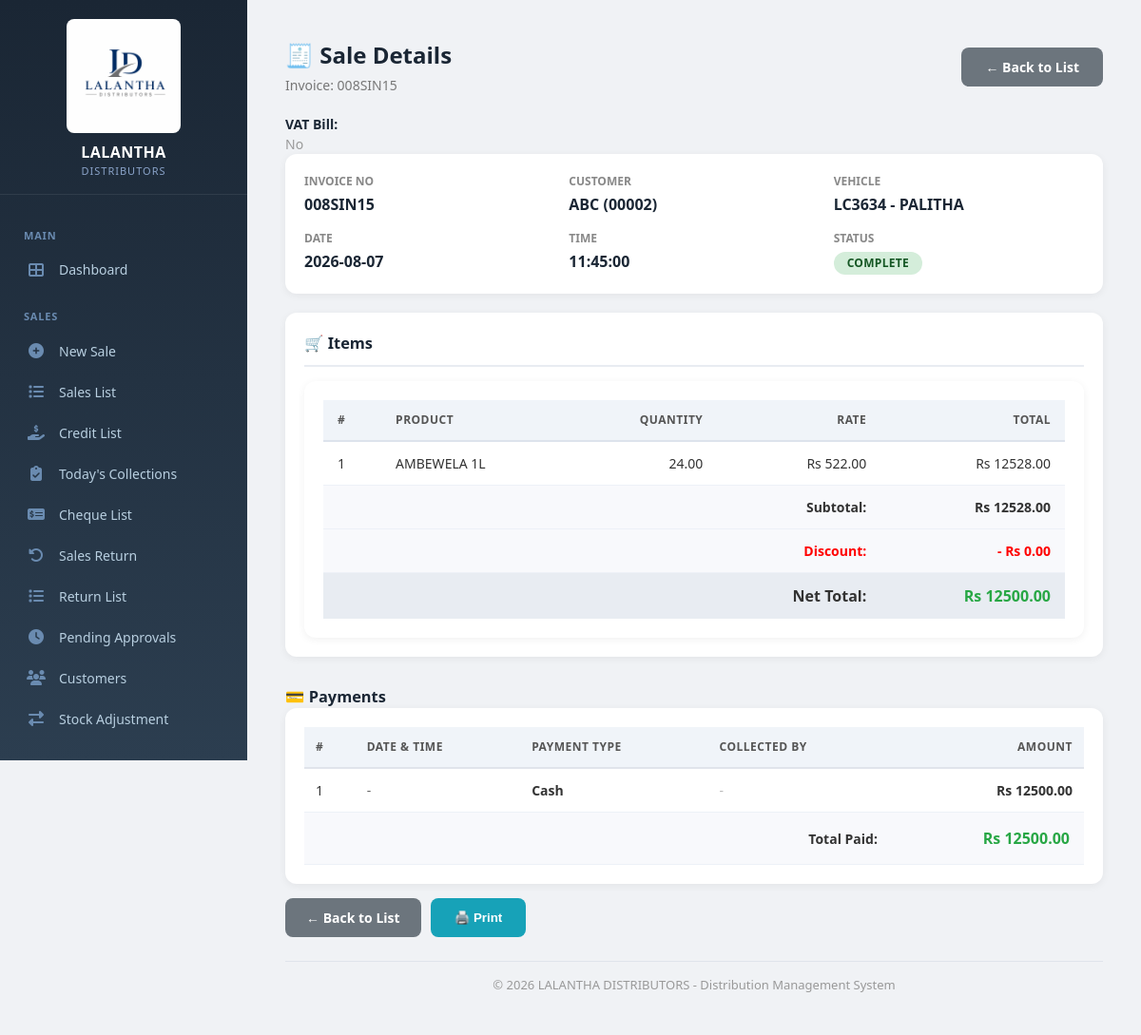
Page /sales-detail/33/ (signed in) on the committed database.
### core/models.py (models this page shows, shortened)
class SalesBill(models.Model):
    STATUS_CHOICES = [
        ('DRAFT', 'Draft'),
        ('PENDING', 'Pending'),      # ✅ ADD THIS
        ('COMPLETED', 'Completed'),
        ('CANCELLED', 'Cancelled'),
    ]
    status = models.CharField(max_length=20, choices=STATUS_CHOICES, default='DRAFT')
    """Header of the sales bill"""
    vehicle = models.ForeignKey(Vehicle, on_delete=models.CASCADE, related_name='bills')
    date = models.DateField(default=date.today)  # ✅ No max/min restrictions
    shop_name = models.CharField(max_length=255)
    shop_code = models.CharField(max_length=50, blank=True, null=True)
    invoice_no = models.CharField(max_length=100, unique=True)
    subtotal = models.DecimalField(max_digits=12, decimal_places=2, default=0)
    discount_total = models.DecimalField(max_digits=12, decimal_places=2, default=0)
    net_total = models.DecimalField(max_digits=12, decimal_places=2, default=0)
    created_at = models.DateTimeField(auto_now_add=True)
    is_vat_bill = models.BooleanField(default=False, help_text="Mark if this is a VAT bill")
    rep = models.ForeignKey('Employee', on_delete=models.SET_NULL, null=True, blank=True, related_name='sales_bills')
    status = models.CharField(max_length=20, choices=[
        ('DRAFT', 'Draft'),
        ('PENDING', 'Pending'),
        ('COMPLETED', 'Completed'),
        ('CANCELLED', 'Cancelled'),
    ], default='DRAFT')
    completed_at = models.DateTimeField(null=True, blank=True)
    completed_by = models.ForeignKey(User, on_delete=models.SET_NULL, null=True, blank=True, related_name='completed_bills')
    RETURN_TYPES = [
        ('NONE', 'No Return'),
        ('GOOD', 'Good Return'),
        ('BAD', 'Bad Return'),
    ]
    is_return = models.BooleanField(default=False)
    return_type = models.CharField(max_length=10, choices=RETURN_TYPES, default='NONE')
    return_reason = models.CharField(max_length=50, blank=True, null=True)
    session = models.ForeignKey(
        'DailySession',
        on_delete=models.SET_NULL,
        null=True,
        blank=True,
        related_name='sales_bills'
    )
    foc_value = models.DecimalField(max_digits=12, decimal_places=2, default=0)  # Track FOC value
    bill_discount_type = models.CharField(max_length=20, choices=[
        ('PERCENTAGE', 'Percentage'),
        ('FIXED', 'Fixed Amount'),
    ], null=True, blank=True)
    bill_discount_value = models.DecimalField(max_digits=10, decimal_places=2, default=0)
    bill_discount_amount = models.DecimalField(max_digits=12, decimal_places=2, default=0)  # Calculated

class Vehicle(models.Model):
    VEHICLE_TYPES = [
        ('Lorry', 'Lorry'),
        ('Van', 'Van'),
        ('Truck', 'Truck'),
        ('Pickup', 'Pickup'),
        ('Tractor', 'Tractor'),
        ('Other', 'Other'),
    ]
    FUEL_TYPES = [
        ('Petrol', 'Petrol'),
        ('Diesel', 'Diesel'),
        ('Electric', 'Electric'),
        ('Hybrid', 'Hybrid'),
    ]
    STATUS_CHOICES = [
        ('ACTIVE', 'Active'),
        ('INACTIVE', 'Inactive'),
        ('MAINTENANCE', 'Under Maintenance'),
    ]
    vehicle_number = models.CharField(max_length=50, unique=True, help_text="e.g., LC-3634")
    vehicle_type = models.CharField(max_length=20, choices=VEHICLE_TYPES, default='Lorry')
    driver_name = models.CharField(max_length=100, help_text="Current driver name")
    is_active = models.BooleanField(default=True)
    status = models.CharField(max_length=20, choices=STATUS_CHOICES, default='ACTIVE')
    registration_number = models.CharField(max_length=50, blank=True, null=True)
    registration_expiry = models.DateField(null=True, blank=True)
    insurance_expiry = models.DateField(null=True, blank=True)
    last_service_date = models.DateField(null=True, blank=True)
    mileage = models.DecimalField(max_digits=12, decimal_places=2, null=True, blank=True, help_text="Current odometer reading")
    fuel_type = models.CharField(max_length=20, choices=FUEL_TYPES, default='Diesel')
    capacity = models.DecimalField(max_digits=10, decimal_places=2, null=True, blank=True, help_text="Weight capacity in tons or volume in liters")
    notes = models.TextField(blank=True, null=True)
    purchase_date = models.DateField(null=True, blank=True)
    purchase_price = models.DecimalField(max_digits=12, decimal_places=2, null=True, blank=True)
    current_value = models.DecimalField(max_digits=12, decimal_places=2, null=True, blank=True, help_text="Optional depreciated value")
    created_at = models.DateTimeField(auto_now_add=True)
    updated_at = models.DateTimeField(auto_now=True)
    class Meta:
        ordering = ['vehicle_number']

class SalesItem(models.Model):
    bill = models.ForeignKey(SalesBill, on_delete=models.CASCADE, related_name='items')
    product = models.ForeignKey(Product, on_delete=models.CASCADE)
    quantity = models.DecimalField(max_digits=12, decimal_places=2)
    rate = models.DecimalField(max_digits=12, decimal_places=2)
    total = models.DecimalField(max_digits=12, decimal_places=2)
    is_foc = models.BooleanField(default=False)
    discount_type = models.CharField(max_length=20, choices=[
        ('PERCENTAGE', 'Percentage'),
        ('FIXED', 'Fixed Amount'),
    ], null=True, blank=True)
    discount_value = models.DecimalField(max_digits=10, decimal_places=2, default=0)
    discounted_rate = models.DecimalField(max_digits=12, decimal_places=2, default=0)
    RETURN_TYPES = [
        ('NONE', 'No Return'),
        ('GOOD', 'Good Return'),
        ('BAD', 'Bad Return'),
    ]
    is_return = models.BooleanField(default=False)
    return_type = models.CharField(max_length=10, choices=SalesBill.RETURN_TYPES, default='NONE')
    return_reason = models.CharField(max_length=50, blank=True, null=True)

class Product(models.Model):
    name = models.CharField(max_length=200)
    code = models.CharField(max_length=50, unique=True)
    category = models.ForeignKey('Category', on_delete=models.SET_NULL, null=True, blank=True)
    unit = models.CharField(max_length=20)
    cost_price = models.DecimalField(max_digits=15, decimal_places=2, default=0)
    selling_price = models.DecimalField(max_digits=15, decimal_places=2, default=0)
    description = models.TextField(blank=True, null=True)
    notes = models.TextField(blank=True, null=True)
    is_active = models.BooleanField(default=True)
    created_at = models.DateTimeField(auto_now_add=True)
    updated_at = models.DateTimeField(auto_now=True)

class Payment(models.Model):
    PAYMENT_TYPES = [
        ('Cash', 'Cash'),
        ('Credit', 'Credit'),
        ('Cheque', 'Cheque'),
    ]
    bill = models.ForeignKey(SalesBill, on_delete=models.CASCADE, related_name='payments')
    type = models.CharField(max_length=10, choices=PAYMENT_TYPES)
    amount = models.DecimalField(max_digits=12, decimal_places=2)
    payment_date = models.DateField(null=True, blank=True)
    is_reversed = models.BooleanField(default=False)
    reversed_at = models.DateTimeField(blank=True, null=True)
    reversed_by = models.ForeignKey(User, on_delete=models.SET_NULL, null=True, blank=True, related_name='reversed_payments')
    reversed_cheque = models.ForeignKey('Cheque', on_delete=models.SET_NULL, null=True, blank=True)
    collected_by_vehicle = models.ForeignKey(
        'Vehicle',
        on_delete=models.SET_NULL,
        null=True,
        blank=True,
        related_name='payments_collected'
    )
    created_at = models.DateTimeField(auto_now_add=True)

### core/decorators.py (the view)
        def wrapper(request, *args, **kwargs):
            if not request.user.is_authenticated:
                messages.error(request, 'Please login first.')
                return redirect('/login/')  # ✅ Always returns
            try:
                profile = request.user.profile
                if profile.has_permission(permission):
                    return view_func(request, *args, **kwargs)  # ✅ Returns view response
                else:
                    messages.error(request, f'You do not have permission to access this page. Required: {permission}')
                    return redirect('/reports/')  # ✅ Always returns
            except UserProfile.DoesNotExist:
                messages.error(request, 'User profile not found. Please contact admin.')
                return redirect('/logout/')  # ✅ Always returns

### core/templates/core/sales_detail.html (shortened to what this page needs)
{% extends 'core/base.html' %}
{% load static %}
{% block content %}
<div class="container">
    <div class="page-title">
        <div>
            <h2>🧾 Sale Details</h2>
            <span class="subtitle">Invoice: {{ bill.invoice_no }}</span>
        </div>
        <a href="/sales-list/" class="btn" style="background:#6c757d;">← Back to List</a>
    </div>
    <div><strong>VAT Bill:</strong><br>
        {% if bill.is_vat_bill %}
            <span style="color:#28a745; font-weight:600;">🧾 YES</span>
        {% else %}
            <span style="color:#999;">No</span>
        {% endif %}
    </div>
    <div class="card">
        <div class="info-grid">
            <div class="item">
                <div class="label">Invoice No</div>
                <div class="value">{{ bill.invoice_no }}</div>
            </div>
            <div class="item">
                <div class="label">Customer</div>
                <div class="value">{{ bill.shop_name }}{% if bill.shop_code %} ({{ bill.shop_code }}){% endif %}</div>
            </div>
            <div class="item">
                <div class="label">Vehicle</div>
                <div class="value">{{ bill.vehicle.vehicle_number }} - {{ bill.vehicle.driver_name }}</div>
            </div>
            <div class="item">
                <div class="label">Date</div>
                <div class="value">{{ bill.date|date:"Y-m-d" }}</div>
            </div>
            <div class="item">
                <div class="label">Time</div>
                <div class="value">{{ bill.created_at|date:"H:i:s" }}</div>
            </div>
            <div class="item">
                <div class="label">Status</div>
                <div class="value">
                    <span class="badge-status {{ status|lower }}">
                        {{ status }}
                    </span>
                </div>
            </div>
        </div>
    </div>
    <div class="card">
        <h3>🛒 Items</h3>
        <div class="table-container">
            <table>
                <thead>
                    <tr>
                        <th>#</th>
                        <th>Product</th>
                        <th style="text-align:right;">Quantity</th>
                        <th style="text-align:right;">Rate</th>
                        <th style="text-align:right;">Total</th>
                    </tr>
                </thead>
                <tbody>
                    {% for item in items %}
                    <tr>
                        <td>{{ forloop.counter }}</td>
                        <td>{{ item.product.name }}</td>
                        <td style="text-align:right;">{{ item.quantity|floatformat:2 }}</td>
                        <td style="text-align:right;">Rs {{ item.rate|floatformat:2 }}</td>
                        <td style="text-align:right;">Rs {{ item.total|floatformat:2 }}</td>
                    </tr>
                    {% endfor %}
                    <tr class="total-row">
                        <td colspan="3"></td>
                        <td style="text-align:right;">Subtotal:</td>
                        <td style="text-align:right;">Rs {{ bill.subtotal|floatformat:2 }}</td>
                    </tr>
                    <tr class="total-row">
                        <td colspan="3"></td>
                        <td style="text-align:right;color:red;">Discount:</td>
                        <td style="text-align:right;color:red;">- Rs {{ bill.discount_total|floatformat:2 }}</td>
                    </tr>
                    <tr class="total-row" style="background:#e8ecf2;">
                        <td colspan="3"></td>
                        <td style="text-align:right;font-size:16px;">Net Total:</td>
                        <td style="text-align:right;font-size:16px;color:#28a745;">Rs {{ bill.net_total|floatformat:2 }}</td>
                    </tr>
                </tbody>
            </table>
        </div>
    </div>
    <h3 style="margin-top:30px;">💳 Payments</h3>
    <div class="table-container" style="overflow-x:auto;">
        <table style="width:100%; border-collapse:collapse; font-size:14px;">
            <thead>
                <tr style="background:#f8f9fc; text-align:left;">
                    <th style="padding:12px; border-bottom:2px solid #e0e4eb;">#</th>
                    <th style="padding:12px; border-bottom:2px solid #e0e4eb;">Date & Time</th>
                    <th style="padding:12px; border-bottom:2px solid #e0e4eb;">Payment Type</th>
                    <th style="padding:12px; border-bottom:2px solid #e0e4eb;">Collected By</th>
                    <th style="padding:12px; border-bottom:2px solid #e0e4eb; text-align:right;">Amount</th>
                </tr>
            </thead>
            <tbody>
                {% for payment in payments %}
                <tr>
                    <td style="padding:12px; border-bottom:1px solid #edf1f7;">{{ forloop.counter }}</td>
                    <td style="padding:12px; border-bottom:1px solid #edf1f7; color:#666;">
                        {{ payment.payment_date|date:"Y-m-d"|default:"-" }}
                    </td>
                    <td style="padding:12px; border-bottom:1px solid #edf1f7;">
                        <strong>{{ payment.type }}</strong>
                    </td>
                    <td style="padding:12px; border-bottom:1px solid #edf1f7;">
                        {% if payment.collected_by_vehicle %}
                            🚛 {{ payment.collected_by_vehicle.vehicle_number }}
                        {% else %}
                            <span style="color:#bbb;">-</span>
                        {% endif %}
                    </td>
                    <td style="padding:12px; border-bottom:1px solid #edf1f7; text-align:right; font-weight:600;">
                        Rs {{ payment.amount|floatformat:2 }}
                    </td>
                </tr>
                {% empty %}
                <tr>
                    <td colspan="5" style="padding:20px; text-align:center; color:#999;">No payments recorded yet.</td>
                </tr>
                {% endfor %}
            </tbody>
            <tfoot>
                <tr style="background:#f8f9fc; font-weight:700;">
                    <td colspan="4" style="padding:15px; text-align:right;">Total Paid:</td>
                    <td style="padding:15px; text-align:right; color:#28a745; font-size:16px;">
                        Rs {{ total_paid|floatformat:2 }}
                    </td>
                </tr>
            </tfoot>
        </table>
    </div>
    <div class="btn-group no-print">
        <a href="/sales-list/" class="btn" style="background:#6c757d;">← Back to List</a>
        <button onclick="window.print()" class="btn-print">🖨️ Print</button>
    </div>
    <div class="footer">
        &copy; {% now "Y" %} LALANTHA DISTRIBUTORS - Distribution Management System
    </div>
</div>
{% endblock %}

### rows in the picture
SalesBill: invoice_no "008SIN15", shop_name "ABC", shop_code "00002", vehicle.vehicle_number "LC3634", vehicle.driver_name "PALITHA", date "2026-08-07", created_at "11:45:00", subtotal "12528.00", discount_total "0.00", net_total "12500.00"
SalesItem: product.name "AMBEWELA 1L", quantity "24.00", rate "522.00", total "12528.00"
Payment: payment_date "-", type "Cash", amount "12500.00"

### other values in the picture
{{ status }} "COMPLETE"
{{ total_paid|floatformat:2 }} "12500.00"
